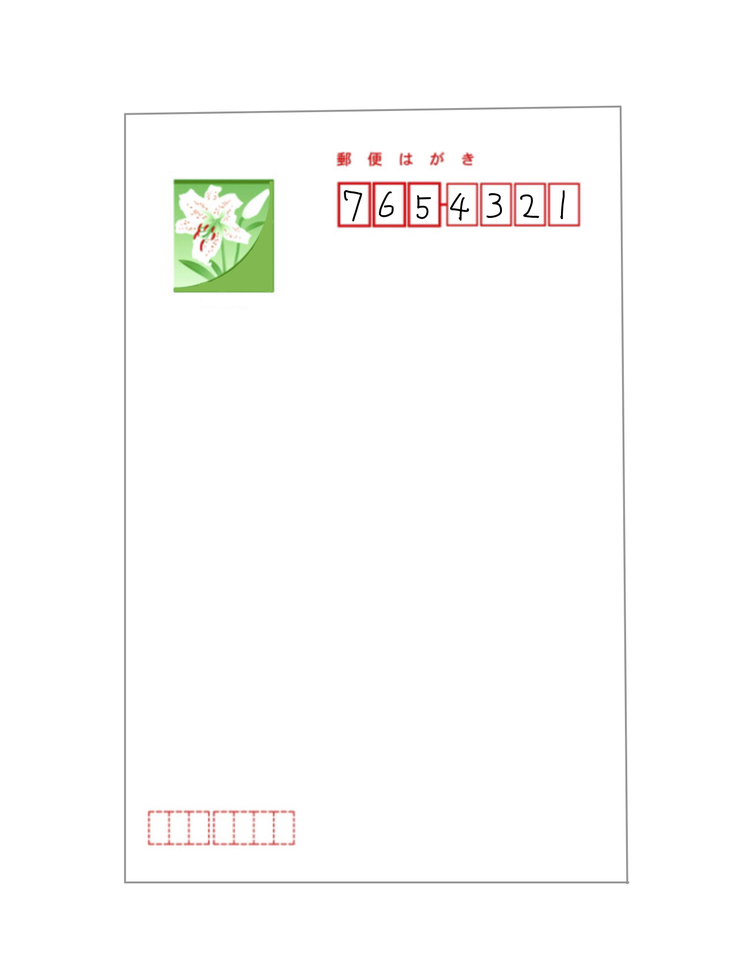
#> input picture images/ch3-letter01.png, 733 x 962 px, shrunk from 1275 x 1673 before the run
$ jupyter execute 4-detect_zip.ipynb
#> lines starting #> are read from the running program, lines starting #| are printed output that depends on the picture; after the words box and inside, x2 and y2 are one past the last pixel; in counts of white or black regions, pixels touching at a corner belong together
[cell 1]
import cv2
import matplotlib.pyplot as plt

[cell 2]
def detect_zipno(fname):
#> called with fname = '../../images/ch3-letter01.png'
    img = cv2.imread(fname)
#> img is the input picture: shape (962, 733, 3); mean B, G, R 251.2, 252.2, 252.4
    h, w = img.shape[:2]
#> h = 962; w = 733
    img = img[0:h//2, w//3:]
#> img: shape (481, 489, 3)
    gray = cv2.cvtColor(img, cv2.COLOR_BGR2GRAY)
    gray = cv2.GaussianBlur(gray, (3, 3), 0)
    im2 = cv2.threshold(gray, 140, 255, cv2.THRESH_BINARY_INV)[1]
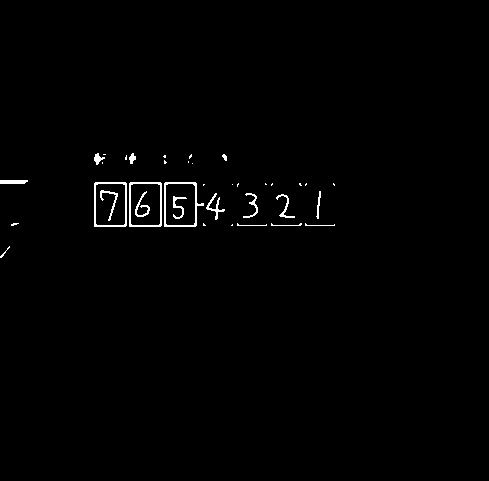
#> im2: shape (481, 489); 0.89% white in thin lines or dots, all inside (x1, y1, x2, y2) = (0, 153, 335, 258)
    cnts, _ = cv2.findContours(im2, cv2.RETR_LIST, cv2.CHAIN_APPROX_SIMPLE)
#> cnts = 40 contours, 24 with area under 20; largest, box (x1, y1, x2, y2) and area: (164, 182, 204, 227) 1418, (129, 182, 162, 227) 1406, (94, 182, 127, 227) 1406, (130, 183, 161, 226) 1250, (95, 183, 126, 226) 1250
    result = []
    for pt in cnts:
        x, y, w, h = cv2.boundingRect(pt)
        if not(50 < w < 70): continue
        result.append([x, y, w, h])
#> this loop made 40 passes
#> (x, y, w, h) on passes 1, 3, 4, 5, 7, 8, 9, 10, 11, 12, 13, 14: (0, 246, 10, 12), (305, 223, 30, 3), (271, 223, 31, 3), (237, 223, 30, 3), (11, 223, 8, 3), (173, 196, 14, 23), (276, 194, 19, 24), (243, 193, 15, 25), (206, 193, 19, 27), (316, 191, 5, 28), (135, 191, 15, 26), (100, 190, 18, 31)
#> (pt, x, y, w, h) on passes 2, 6, 16, 20, 21, 23: ([[232, 224], [231, 225], [232, 225]], 231, 224, 2, 2), ([[203, 223], [203, 225], [205, 225]], 203, 223, 3, 3), ([[203, 184], [203, 185], [204, 184]], 203, 184, 2, 2), ([[333, 183], [333, 184], [334, 185], [334, 184]], 333, 183, 2, 3), ([[306, 183], [305, 184], [305, 185], [306, 184]], 305, 183, 2, 3), ([[272, 183], [271, 184], [271, 185], [272, 184]], 271, 183, 2, 3)
#> after the loop, result = []
    result = sorted(result, key=lambda x: x[0])
    result2 = []
    lastx = -100
    for x, y, w, h in result:
        if (x - lastx) < 10: continue
        result2.append([x, y, w, h])
        lastx = x
#> this loop made 0 passes
#> after the loop, result2 = []
    for x, y, w, h in result2:
        cv2.rectangle(img, (x, y), (x+w, y+h), (0, 255, 0), 3)
    return result2, img

[cell 3]
cnts, img = detect_zipno("../../images/ch3-letter01.png")
#> cnts = []

plt.imshow(cv2.cvtColor(img, cv2.COLOR_BGR2RGB))
plt.savefig("../../images/ch3-detect-zip1.png", dpi=200)
plt.show()

[cell 4]
cnts, img = detect_zipno("../../images/ch3-letter02.png")
#> call 2 of detect_zipno, with fname = '../../images/ch3-letter02.png'
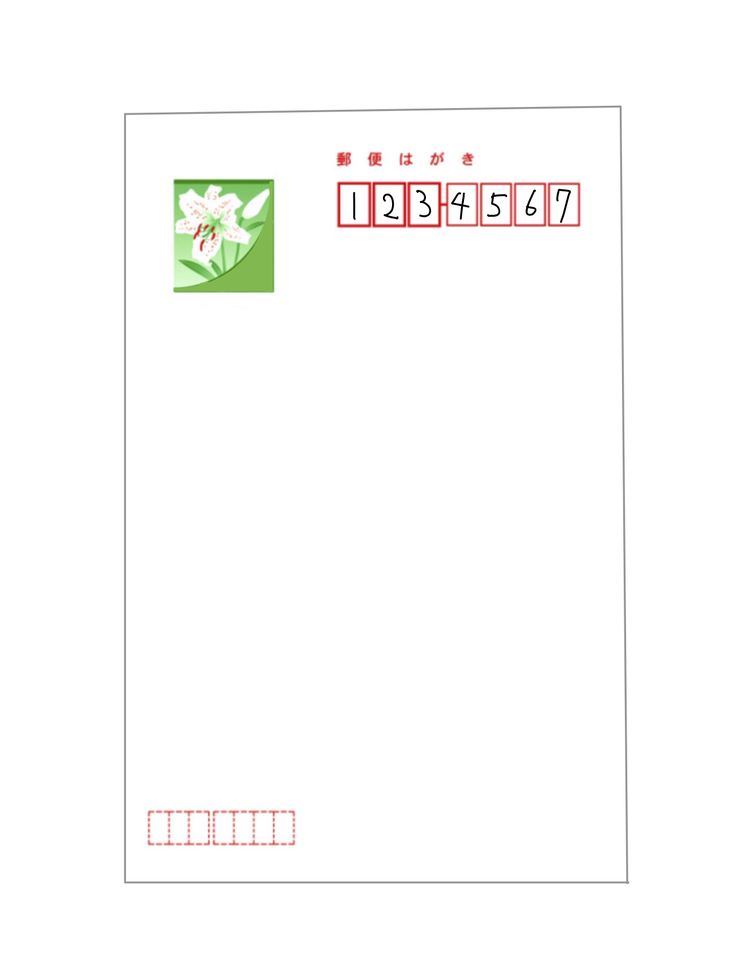
#> input picture images/ch3-letter02.png, 733 x 962 px, shrunk from 1275 x 1673 before the run
#> in detect_zipno, img is the input picture: shape (962, 733, 3); mean B, G, R 251.2, 252.2, 252.4
#> in detect_zipno (call 2), `im2 = cv2.threshold(gray, 140, 255, cv2.THRESH_BINARY_INV)[1]`:
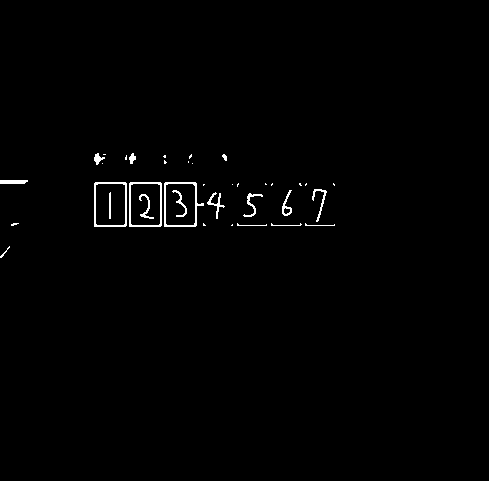
#> im2: shape (481, 489); 0.88% white in thin lines or dots, all inside (x1, y1, x2, y2) = (0, 153, 335, 258)
#> in detect_zipno (call 2), `cnts, _ = cv2.findContours(im2, cv2.RETR_LIST, cv2.CHAIN_APPROX_SIMPLE)`: cnts = 41 contours, 24 with area under 20; largest, box (x1, y1, x2, y2) and area: (164, 182, 204, 227) 1418, (129, 182, 162, 227) 1406, (94, 182, 127, 227) 1406, (130, 183, 161, 226) 1250, (95, 183, 126, 226) 1250
#> the loop in detect_zipno (call 2), `for pt in cnts:` made 41 passes
#> (x, y, w, h) on passes 1, 3, 4, 5, 7, 8, 9, 10, 11, 13, 14, 15: (0, 246, 10, 12), (305, 223, 30, 3), (271, 223, 31, 3), (237, 223, 30, 3), (11, 223, 8, 3), (283, 207, 8, 8), (139, 194, 15, 25), (243, 193, 20, 24), (207, 192, 18, 27), (282, 190, 10, 26), (172, 190, 15, 27), (312, 189, 15, 33)

plt.imshow(cv2.cvtColor(img, cv2.COLOR_BGR2RGB))
plt.savefig("../../images/ch3-detect-zip2.png", dpi=200)
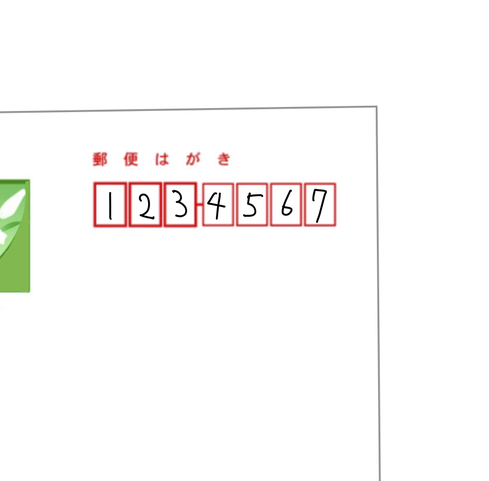
#> shown: shape (481, 489, 3); mean R, G, B 251.3, 250, 248.8
plt.show()

[cell 5]
cnts, img = detect_zipno("../../images/ch3-hagaki1.png")
#> call 3 of detect_zipno, with fname = '../../images/ch3-hagaki1.png'
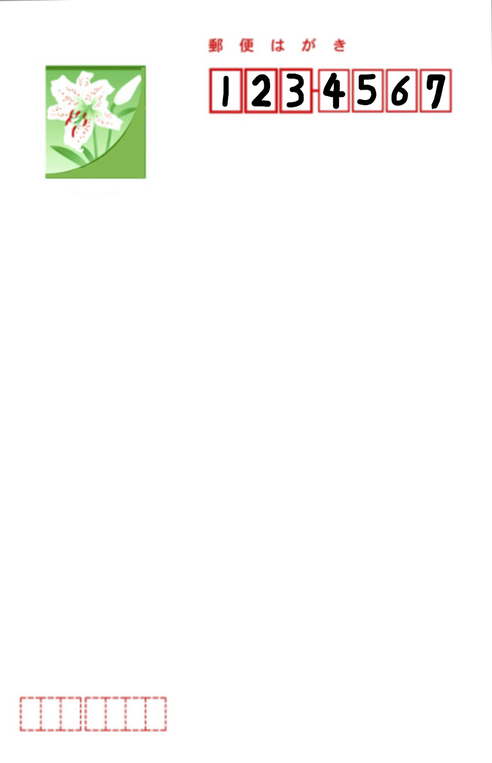
#> input picture images/ch3-hagaki1.png, 492 x 763 px, shrunk from 856 x 1327 before the run
#> in detect_zipno, img is the input picture: shape (763, 492, 3); mean B, G, R 248.2, 250.1, 250.5
#> in detect_zipno (call 3), `im2 = cv2.threshold(gray, 140, 255, cv2.THRESH_BINARY_INV)[1]`:
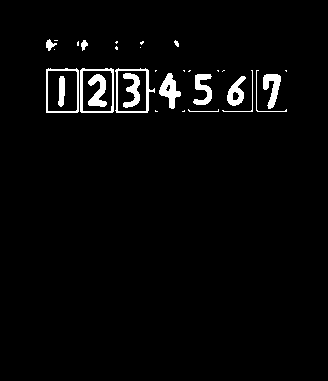
#> im2: shape (381, 328); 2.9% white; 31 white regions (15 under 20 px)
#> in detect_zipno (call 3), `cnts, _ = cv2.findContours(im2, cv2.RETR_LIST, cv2.CHAIN_APPROX_SIMPLE)`: cnts = 36 contours, 19 with area under 20; largest, box (x1, y1, x2, y2) and area: (80, 68, 114, 113) 1426, (115, 68, 155, 113) 1391, (46, 68, 79, 113) 1381, (47, 70, 78, 112) 1225, (82, 70, 113, 112) 1220
#> the loop in detect_zipno (call 3), `for pt in cnts:` made 36 passes
#> (x, y, w, h) on passes 3 to 14: (188, 109, 31, 3), (232, 91, 8, 10), (165, 84, 6, 8), (227, 76, 19, 30), (58, 76, 7, 31), (263, 74, 18, 35), (193, 74, 19, 31), (88, 74, 19, 33), (159, 73, 22, 36), (123, 73, 17, 35), (117, 70, 30, 42), (82, 70, 31, 42)
#> (pt, x, y, w, h) on passes 1, 2, 16, 19, 20, 21: ([[184, 110], [183, 111], [182, 111], [184, 111]], 182, 110, 3, 2), ([[155, 110], [155, 111], [157, 111], [156, 111]], 155, 110, 3, 2), ([[285, 70], [286, 71], [286, 70]], 285, 70, 2, 2), ([[223, 70], [222, 71], [223, 70], [224, 70]], 222, 70, 3, 2), ([[217, 70], [218, 71], [218, 70]], 217, 70, 2, 2), ([[189, 70], [188, 71], [189, 71], [190, 70]], 188, 70, 3, 2)

plt.imshow(cv2.cvtColor(img, cv2.COLOR_BGR2RGB))
plt.savefig("../../images/ch3-detect-zip3.png", dpi=200)
plt.show()

[cell 6]
cnts, img = detect_zipno("../../images/ch3-hagaki2.png")
#> call 4 of detect_zipno, with fname = '../../images/ch3-hagaki2.png'
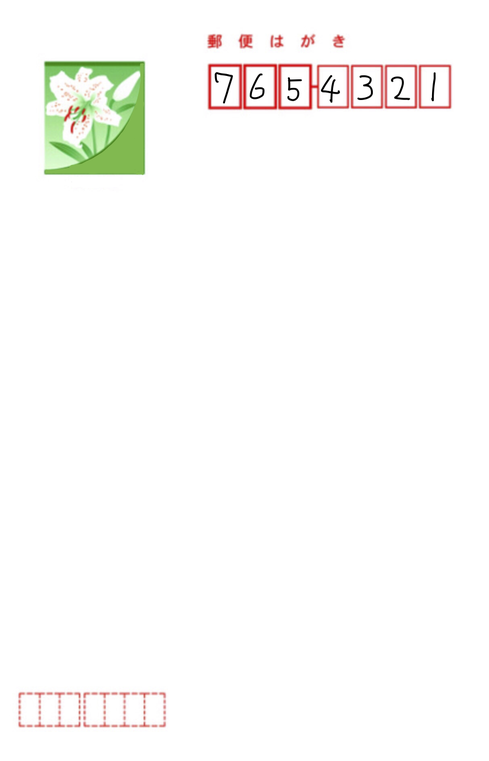
#> input picture images/ch3-hagaki2.png, 489 x 761 px, shrunk from 850 x 1324 before the run
#> in detect_zipno, img is the input picture: shape (761, 489, 3); mean B, G, R 249.2, 251.1, 251.4
#> in detect_zipno (call 4), `img = img[0:h//2, w//3:]`:
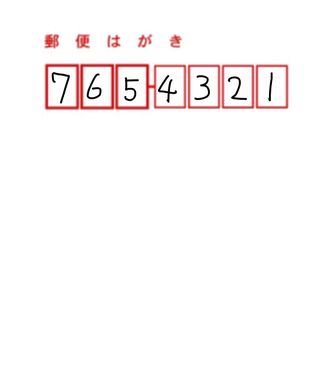
#> img: shape (380, 326, 3); mean B, G, R 248.5, 248.4, 252.2
#> in detect_zipno (call 4), `gray = cv2.cvtColor(img, cv2.COLOR_BGR2GRAY)`:
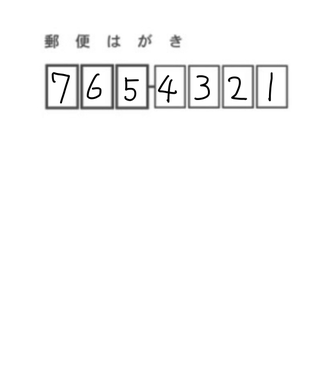
#> gray: shape (380, 326); min 0, max 255, mean 249.6
#> in detect_zipno (call 4), `im2 = cv2.threshold(gray, 140, 255, cv2.THRESH_BINARY_INV)[1]`:
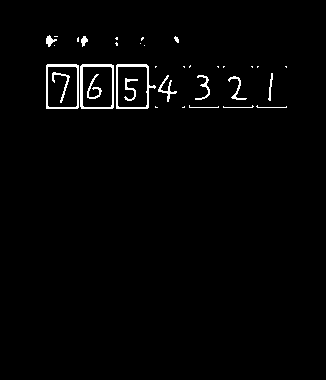
#> im2: shape (380, 326); 1.7% white in thin lines or dots, all inside (x1, y1, x2, y2) = (46, 35, 287, 109)
#> in detect_zipno (call 4), `cnts, _ = cv2.findContours(im2, cv2.RETR_LIST, cv2.CHAIN_APPROX_SIMPLE)`: cnts = 37 contours, 22 with area under 20; largest, box (x1, y1, x2, y2) and area: (80, 64, 114, 109) 1446, (116, 64, 156, 109) 1418, (46, 64, 79, 109) 1406, (47, 66, 78, 108) 1224, (82, 66, 113, 108) 1222
#> the loop in detect_zipno (call 4), `for pt in cnts:` made 37 passes
#> (x, y, w, h) on passes 3 to 14: (256, 105, 31, 3), (223, 105, 31, 3), (189, 105, 30, 3), (124, 78, 14, 23), (228, 76, 19, 24), (195, 75, 15, 25), (158, 75, 19, 27), (87, 74, 15, 25), (268, 73, 5, 28), (52, 72, 18, 31), (117, 66, 31, 42), (82, 66, 31, 42)
#> (pt, x, y, w, h) on passes 1, 2, 16, 17, 18, 19: ([[184, 106], [183, 107], [182, 107], [184, 107]], 182, 106, 3, 2), ([[155, 106], [155, 107], [157, 107], [156, 107]], 155, 106, 3, 2), ([[285, 66], [286, 67], [286, 66]], 285, 66, 2, 2), ([[257, 66], [257, 67], [258, 66]], 257, 66, 2, 2), ([[251, 66], [252, 67], [252, 66]], 251, 66, 2, 2), ([[223, 66], [223, 67], [224, 66]], 223, 66, 2, 2)

plt.imshow(cv2.cvtColor(img, cv2.COLOR_BGR2RGB))
plt.savefig("../../images/ch3-detect-zip4.png", dpi=200)
plt.show()
